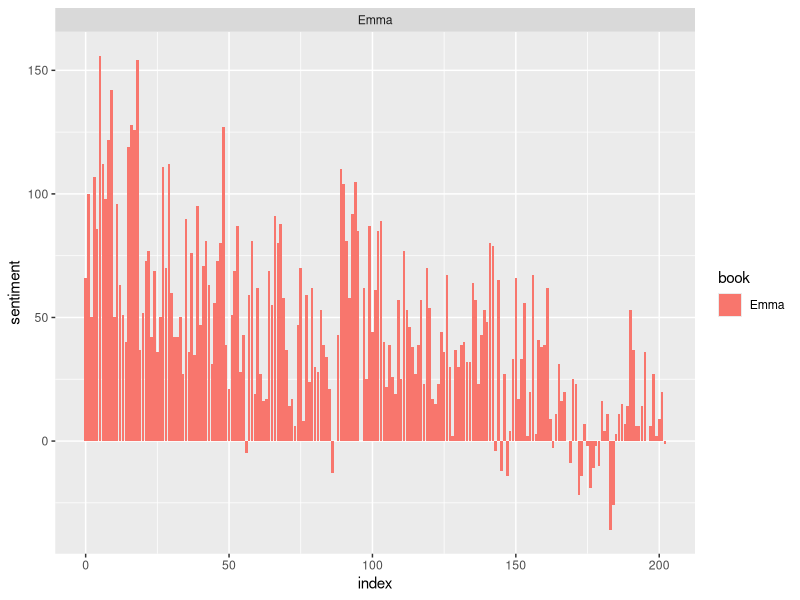
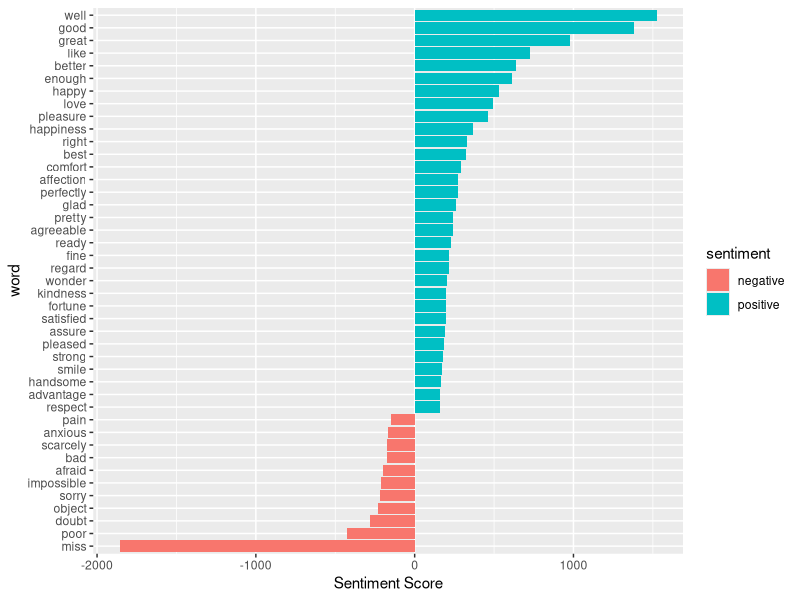
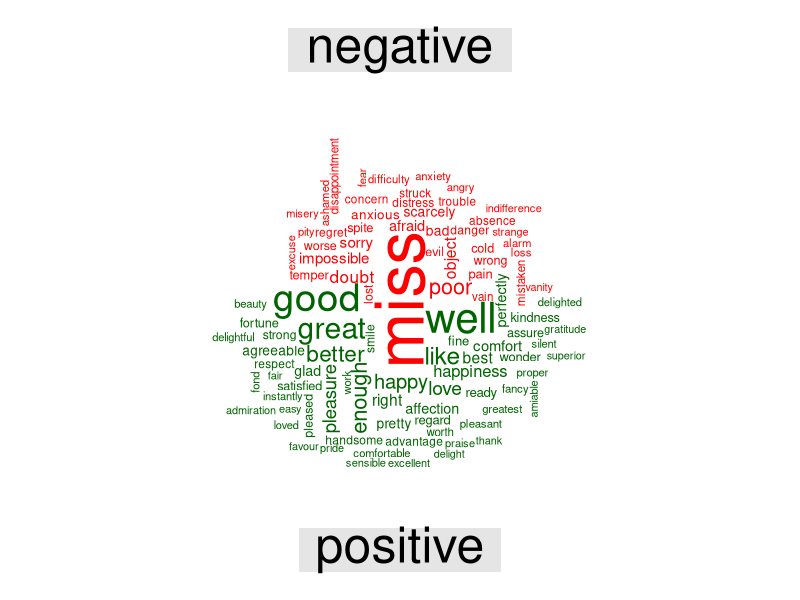

These figures' R source, in order:
library(janeaustenr)
library(stringr)
library(tidytext)
library(dplyr)

tidy_data <- austen_books() %>%
  group_by(book) %>%
  mutate(linenumber = row_number(),
         chapter = cumsum(str_detect(text, regex("^chapter [\\divxlc]", 
                                                 ignore_case = TRUE)))) %>%
  ungroup() %>%
  unnest_tokens(word, text)

#retrieving 'bing' lexicon using the get_sentiments() function.

positive_senti <- get_sentiments("bing") %>%
  filter(sentiment == "positive")

#using the “bing” lexicon and also implementing filter()  function over the words that correspond to joy.
tidy_data %>%
  filter(book == "Emma") %>%
  semi_join(positive_senti) %>%
  count(word, sort = TRUE)

#Here we will use spread() function to segregate our data into separate columns of positive and negative sentiments.
# We will then use the mutate() function to calculate the total sentiment, that is, the difference between positive and negative sentiment.

library(tidyr)
bing <- get_sentiments("bing")
Emma_sentiment <- tidy_data %>%
  inner_join(bing) %>%
  count(book = "Emma" , index = linenumber %/% 80, sentiment) %>%
  spread(sentiment, n, fill = 0) %>%
  mutate(sentiment = positive - negative)

library(ggplot2)
ggplot(Emma_sentiment, aes(index, sentiment, fill = book)) +
  geom_bar(stat = "identity", show.legend = TRUE) +
  facet_wrap(~book, ncol = 2, scales = "free_x")

counting_words <- tidy_data %>%
  inner_join(bing) %>%
  count(word, sentiment, sort = TRUE)
head(counting_words)

#performing visualization of sentiment score,and plotting the scores along the axis that is labeled with both positive as well as negative words.
#using ggplot() function to visualize our data based on their scores.


counting_words %>%
  filter(n > 150) %>%
  mutate(n = ifelse(sentiment == "negative", -n, n)) %>%
  mutate(word = reorder(word, n)) %>%
  ggplot(aes(word, n, fill = sentiment))+
  geom_col() +
  coord_flip() +
  labs(y = "Sentiment Score")

#In the final visualization, we are creating a wordcloud that will delineate the most recurring positive and negative words.
#In particular, we will use the comparision.cloud() function to plot both negative and positive words in a single wordcloud 
# install.packages("reshape2")
# install.packages("wordcloud")
library(reshape2)
library(wordcloud)
tidy_data %>%
  inner_join(bing) %>%
  count(word, sentiment, sort = TRUE) %>%
  acast(word ~ sentiment, value.var = "n", fill = 0) %>%
  comparison.cloud(colors = c("red", "dark green"),
                   max.words = 100)
